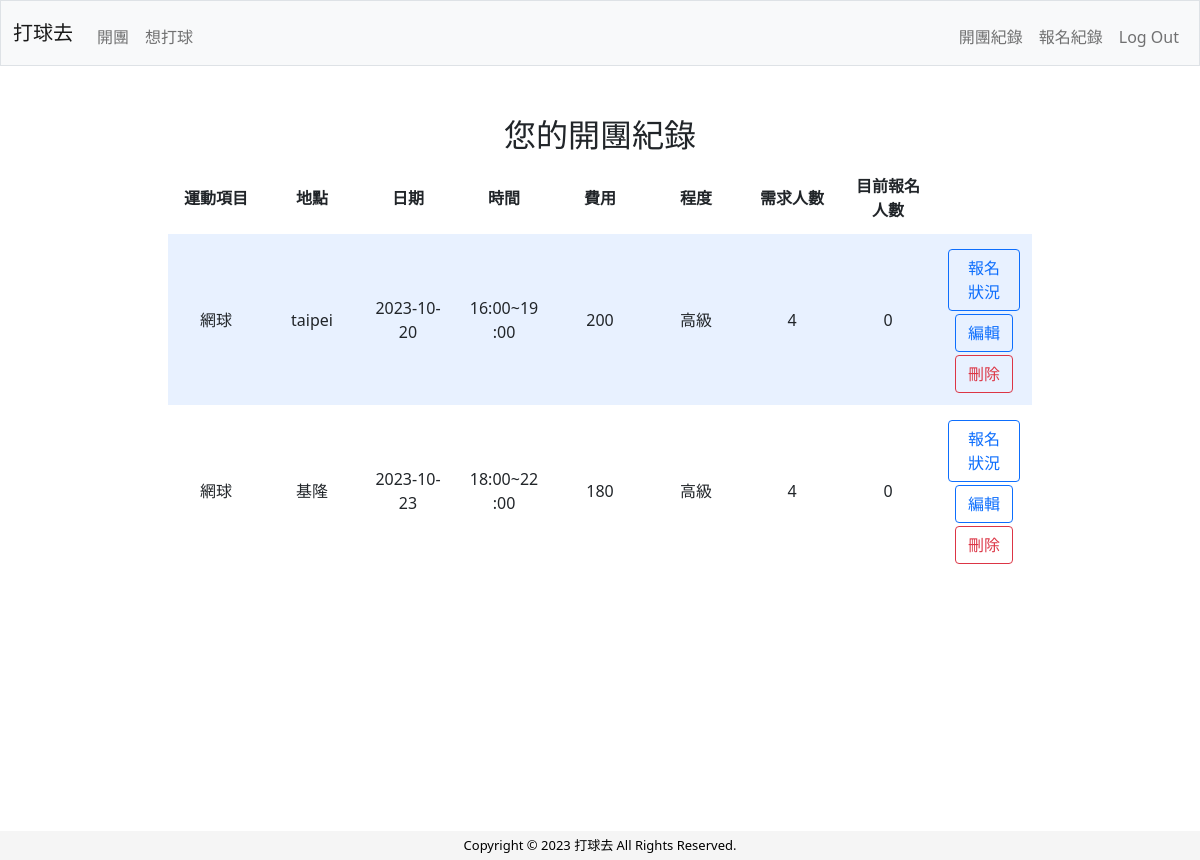
Page /created_history (signed in) on the earlier database version.
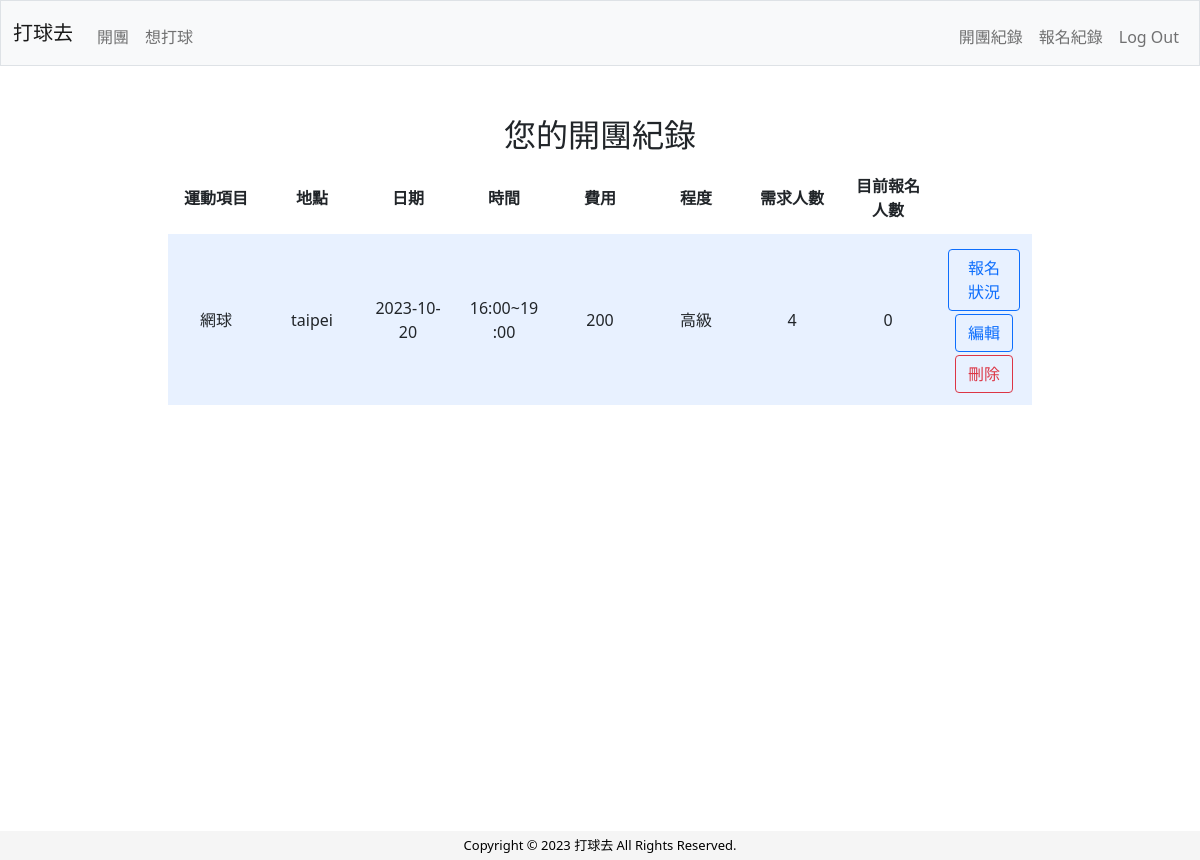
Same page on the later database version.
### tables this page shows
CREATE TABLE activities (
id INTEGER PRIMARY KEY AUTOINCREMENT NOT NULL, 
type TEXT NOT NULL,
date TEXT NOT NULL, 
start_time TEXT NOT NULL, 
end_time TEXT NOT NULL, 
location TEXT NOT NULL,
level TEXT NOT NULL,
price TEXT, 
participants INTEGER NOT NULL,
remark TEXT, user_id INTEGER, applicants Integer NOT NULL DEFAULT 0,
FOREIGN KEY (user_id) REFERENCES users(id)
);

### app.py (the view)
@app.route("/created_history")
@login_required
def created_history():
    userid = session.get("user_id")
    created_activities = db.execute("SELECT * FROM activities WHERE user_id = ? AND date >= date('now') ORDER BY date", userid)
    return render_template("created_history.html", created_activities=created_activities)

### app.py (called while the page is built)
def login_required(f):
    @wraps(f)
    def decorated_function(*args, **kwargs):
        if session.get("user_id") is None:
            return redirect("/login")
        return f(*args, **kwargs)
    return decorated_function

@app.after_request
def after_request(response):
    response.headers["Cache-Control"] = "no-cache, no-store, must-revalidate"
    response.headers["Expires"] = 0
    response.headers["Pragma"] = "no-cache"
    return response

### templates/created_history.html (shortened to what this page needs)
{% extends "layout.html" %}
{% block main %}
<div class="section">
    <h2>您的開團紀錄</h2>
    <table>
        <thead>
            <tr>
                <th class ="text-middle">運動項目</th>
                <th class ="text-middle">地點</th>
                <th class ="text-middle">日期</th>
                <th class ="text-middle">時間</th>
                <th class ="text-middle">費用</th>
                <th class ="text-middle">程度</th>
                <th class ="text-middle">需求人數</th>
                <th class ="text-middle">目前報名人數</th>
            </tr>
        </thead>
        <tbody>
            {% for activity in created_activities %}
                <tr>
                    <td class="text-middle">{{ activity.type }}</td>
                    <td class="text-middle">{{ activity.location }}</td>
                    <td class="text-middle">{{ activity.date }}</td>
                    <td class="text-middle">{{ activity.start_time }}~{{ activity.end_time }}</td>
                    <td class="text-middle">{{ activity.price }}</td>
                    <td class="text-middle">{{ activity.level }}</td>
                    <td class="text-middle">{{ activity.participants }}</td>
                    <td class="text-middle">{{ activity.applicants }}</td>
                    <td class="text-middle">
                        <a class="btn btn-outline-primary" href="/view_signups/{{ activity.id }}">報名狀況</a>
                        <a class="btn btn-outline-primary" href="/edit_activity/{{ activity.id }}">編輯</a>
                        <button class="btn btn-outline-danger" data-id="{{ activity.id }}">刪除</button>
                    </td>
                </tr>
            {% endfor %}
        </tbody>
    </table>
</div>
{% endblock %}

Differences in the rows shown:
removed activities: type "網球", location "基隆", date "2023-10-23", start_time "18:00", end_time "22:00", price "180", level "高級", participants "4", applicants "0"
